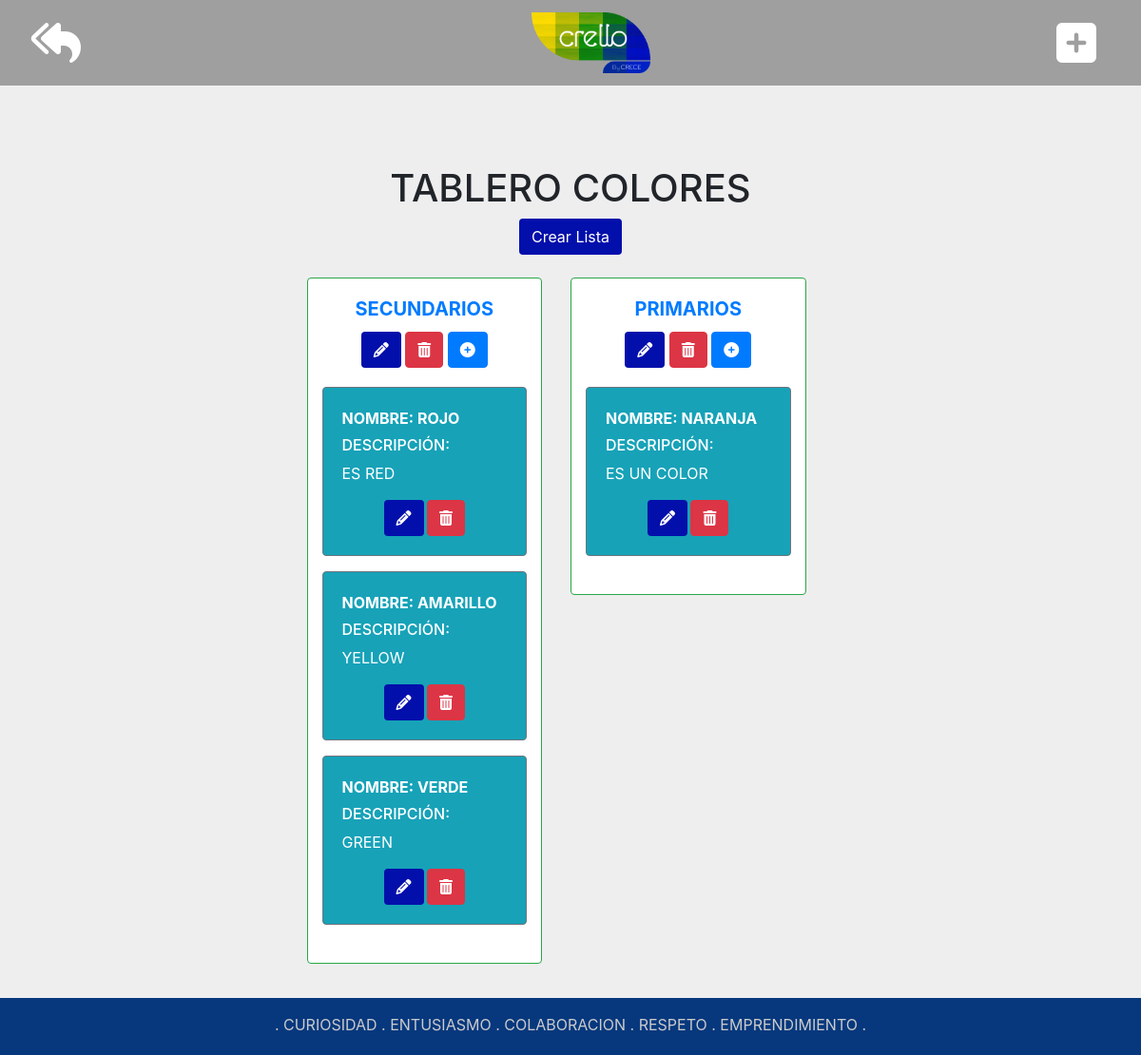
The page /crello/tablero/1 on the database its author committed.
### crello/models.py (models this page shows)
class Tablero(models.Model):
    nombre = models.CharField(max_length=60,verbose_name='NOMBRE')

class Lista(models.Model):
    nombre = models.CharField(max_length=60,verbose_name='NOMBRE')
    fk_Tablero = models.ForeignKey(Tablero, on_delete = models.CASCADE)

class Tarjeta(models.Model):
    nombre = models.CharField(max_length=60,verbose_name='NOMBRE')
    descripcion = models.CharField(max_length=250,verbose_name='DESCRIPCIÓN')
    fk_Lista = models.ForeignKey(Lista, on_delete = models.CASCADE,related_name='tarjetas')

### crello/views.py (the view)
# urls.py: path('tablero/<int:id>', views.consultar_lista, name='consultar_lista'),
def consultar_lista(request,id):
    templ = 'crello/tablero.html'
    listado_lista= Lista.objects.filter(fk_Tablero = id).prefetch_related('tarjetas')
    info_Tablero = get_object_or_404(Tablero, pk=id)
    contexto={'listado_lista':listado_lista,'info_Tablero':info_Tablero}
    return render(request,templ,contexto)

### crello/templates/crello/tablero.html
{% extends 'crello/plantilla.html' %} {% block title %} {{info_Tablero.nombre}} {% endblock %} {% block content %}
<br>
<h1 class="text-center text-uppercase"> Tablero {{info_Tablero.nombre}}</h1>
<div class="container d-flex justify-content-center">
    <a class="btn text-white" href="{% url 'crear_lista' info_Tablero.id %}" style="background-color:#030fab;"> Crear Lista</a>
</div>
<br>
<div class="container-fluid d-flex justify-content-center row row-cols-4" style="margin-bottom: 8%;">
    <div class="card-deck col-6 align-items-start">
        {% for lista in listado_lista %}
        <div class="card border border-success" style="max-width: 30rem;">
            <div class="card-body text-center">
                <h5 class="card-title text-uppercase text-center text-primary font-weight-bolder">{{lista.nombre}}</h5>
                <div>
                    <a class="btn " href="{% url 'editar_lista' lista.id %}" style="background-color:#030fab;"><i class="fa fa-pencil text-white" aria-hidden="true"></i></a>
                    <a class="btn btn-danger" href="{% url 'eliminar_lista' lista.id %}"><i class="fa fa-trash" aria-hidden="true"></i></a>
                    <a class="btn btn-primary" href="{% url 'crear_tarjeta' lista.id %}"><i class="fa fa-plus-circle" aria-hidden="true"></i></a>
                </div>
            </div>
            {% for tarjeta in lista.tarjetas.all %}
            <div class="card text-white bg-info border-secondary mb-3" style="max-width: 20rem;">
                <div class="card-body">
                    <a class="card-title text-uppercase text-center font-weight-bolder text-white">Nombre: {{tarjeta.nombre}}</a>
                    <h6 class="text-white" style="margin-top:4%">DESCRIPCIÓN:</h6>
                    <p class="text-uppercase text-white">{{tarjeta.descripcion}}</p>
                    <div class="d-flex justify-content-center">
                        <a class="btn" style="margin-right: 2%; background-color:#030fab;" href="{% url 'editar_tarjeta' tarjeta.id %}"><i class=" fa fa-pencil text-white " aria-hidden="true "></i></a>
                        <a class="btn btn-danger " href="{% url 'eliminar_tarjeta' tarjeta.id %}"><i class="fa fa-trash " aria-hidden="true "></i></a>
                    </div>
                </div>
            </div>
            {% endfor %}
            <br>
        </div>
        {% endfor %}
    </div>
</div>
{% endblock content %}

### rows shown on the page
Tablero: nombre "COLORES"
Lista: nombre "SECUNDARIOS"
Tarjeta: nombre "ROJO", descripcion "ES RED"
Tarjeta: nombre "AMARILLO", descripcion "YELLOW"
Tarjeta: nombre "VERDE", descripcion "GREEN"
Lista: nombre "PRIMARIOS"
Tarjeta: nombre "NARANJA", descripcion "ES UN COLOR"
